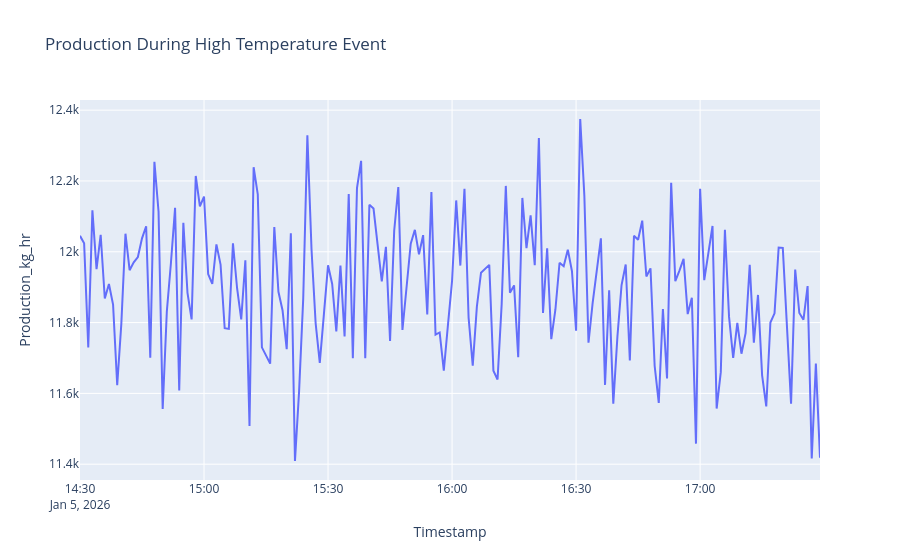

This figure's notebook cell:
### Code cell
fig = px.line(
    event_period,
    x="Timestamp",
    y="Production_kg_hr",
    title="Production During High Temperature Event"
)

fig.show()

### Figure 1 — Plotly figure (JSON) as saved in the notebook; plotly's stock layout.template omitted (floating-point values rounded to 4 significant figures; data arrays with more than 128 entries replaced by an {"elided": "..."} marker saying what was removed)
{"data": [{"hovertemplate": "Timestamp=%{x}<br>Production_kg_hr=%{y}<extra></extra>", "legendgroup": "", "line": {"color": "#636efa", "dash": "solid"}, "marker": {"symbol": "circle"}, "mode": "lines", "name": "", "orientation": "v", "showlegend": false, "type": "scatter", "x": {"elided": "180 str values"}, "xaxis": "x", "y": {"elided": "180 float values"}, "yaxis": "y"}], "layout": {"legend": {"tracegroupgap": 0}, "title": {"text": "Production During High Temperature Event"}, "xaxis": {"anchor": "y", "domain": [0, 1], "title": {"text": "Timestamp"}}, "yaxis": {"anchor": "x", "domain": [0, 1], "title": {"text": "Production_kg_hr"}}}}
